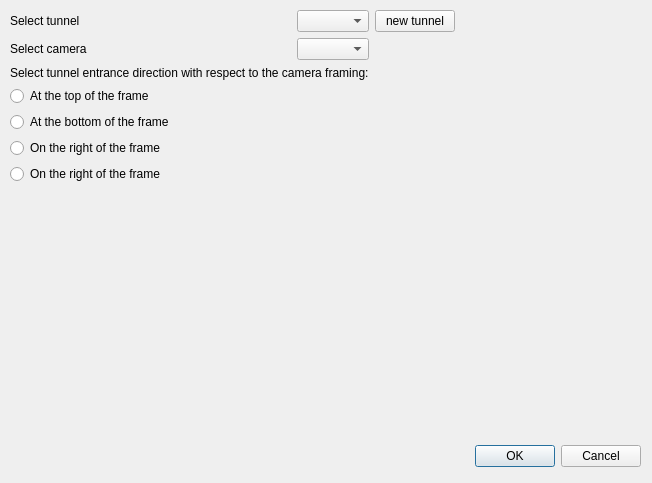
<?xml version="1.0" encoding="UTF-8"?>
<ui version="4.0">
 <class>DialogConfigureTunnelMode</class>
 <widget class="QDialog" name="DialogConfigureTunnelMode">
  <property name="geometry">
   <rect>
    <x>0</x>
    <y>0</y>
    <width>652</width>
    <height>483</height>
   </rect>
  </property>
  <property name="windowTitle">
   <string>Dialog</string>
  </property>
  <widget class="QDialogButtonBox" name="buttonBox">
   <property name="geometry">
    <rect>
     <x>10</x>
     <y>440</y>
     <width>631</width>
     <height>32</height>
    </rect>
   </property>
   <property name="orientation">
    <enum>Qt::Orientation::Horizontal</enum>
   </property>
   <property name="standardButtons">
    <set>QDialogButtonBox::StandardButton::Cancel|QDialogButtonBox::StandardButton::Ok</set>
   </property>
  </widget>
  <widget class="QWidget" name="gridLayoutWidget">
   <property name="geometry">
    <rect>
     <x>10</x>
     <y>10</y>
     <width>631</width>
     <height>431</height>
    </rect>
   </property>
   <layout class="QGridLayout" name="gridLayout_entrance_direction">
    <property name="sizeConstraint">
     <enum>QLayout::SizeConstraint::SetFixedSize</enum>
    </property>
    <item row="5" column="0">
     <widget class="QRadioButton" name="radioButton_bottom_frame">
      <property name="text">
       <string>At the bottom of the frame</string>
      </property>
      <attribute name="buttonGroup">
       <string notr="true">buttonGroup</string>
      </attribute>
     </widget>
    </item>
    <item row="5" column="1">
     <widget class="QLabel" name="label_2">
      <property name="text">
       <string/>
      </property>
      <property name="pixmap">
       <pixmap>../../img/in_down.png</pixmap>
      </property>
      <property name="scaledContents">
       <bool>true</bool>
      </property>
     </widget>
    </item>
    <item row="7" column="0">
     <widget class="QRadioButton" name="radioButton_left_frame">
      <property name="text">
       <string>On the right of the frame</string>
      </property>
      <attribute name="buttonGroup">
       <string notr="true">buttonGroup</string>
      </attribute>
     </widget>
    </item>
    <item row="1" column="2">
     <widget class="QPushButton" name="pushButton_new_tunnel">
      <property name="text">
       <string>new tunnel</string>
      </property>
     </widget>
    </item>
    <item row="1" column="0">
     <widget class="QLabel" name="label_7">
      <property name="text">
       <string>Select tunnel</string>
      </property>
     </widget>
    </item>
    <item row="2" column="0">
     <widget class="QLabel" name="label_8">
      <property name="text">
       <string>Select camera</string>
      </property>
     </widget>
    </item>
    <item row="4" column="0">
     <widget class="QRadioButton" name="radioButton_top_frame">
      <property name="text">
       <string>At the top of the frame</string>
      </property>
      <attribute name="buttonGroup">
       <string notr="true">buttonGroup</string>
      </attribute>
     </widget>
    </item>
    <item row="4" column="1">
     <widget class="QLabel" name="label">
      <property name="sizePolicy">
       <sizepolicy hsizetype="Fixed" vsizetype="Fixed">
        <horstretch>0</horstretch>
        <verstretch>0</verstretch>
       </sizepolicy>
      </property>
      <property name="text">
       <string/>
      </property>
      <property name="pixmap">
       <pixmap>../../img/in_up.png</pixmap>
      </property>
      <property name="scaledContents">
       <bool>true</bool>
      </property>
     </widget>
    </item>
    <item row="7" column="1">
     <widget class="QLabel" name="label_4">
      <property name="text">
       <string/>
      </property>
      <property name="pixmap">
       <pixmap>../../img/in_right.png</pixmap>
      </property>
      <property name="scaledContents">
       <bool>true</bool>
      </property>
     </widget>
    </item>
    <item row="2" column="1">
     <widget class="QComboBox" name="comboBox_camera"/>
    </item>
    <item row="1" column="1">
     <widget class="QComboBox" name="comboBox_tunnel"/>
    </item>
    <item row="6" column="1">
     <widget class="QLabel" name="label_3">
      <property name="text">
       <string/>
      </property>
      <property name="pixmap">
       <pixmap>../../img/in_left.png</pixmap>
      </property>
      <property name="scaledContents">
       <bool>true</bool>
      </property>
     </widget>
    </item>
    <item row="6" column="0">
     <widget class="QRadioButton" name="radioButton_right_frame">
      <property name="text">
       <string>On the right of the frame</string>
      </property>
      <attribute name="buttonGroup">
       <string notr="true">buttonGroup</string>
      </attribute>
     </widget>
    </item>
    <item row="3" column="0" colspan="2">
     <widget class="QLabel" name="label_6">
      <property name="text">
       <string>Select tunnel entrance direction with respect to the camera framing:</string>
      </property>
     </widget>
    </item>
   </layout>
  </widget>
 </widget>
 <resources/>
 <connections>
  <connection>
   <sender>buttonBox</sender>
   <signal>accepted()</signal>
   <receiver>DialogConfigureTunnelMode</receiver>
   <slot>accept()</slot>
   <hints>
    <hint type="sourcelabel">
     <x>248</x>
     <y>254</y>
    </hint>
    <hint type="destinationlabel">
     <x>157</x>
     <y>274</y>
    </hint>
   </hints>
  </connection>
  <connection>
   <sender>buttonBox</sender>
   <signal>rejected()</signal>
   <receiver>DialogConfigureTunnelMode</receiver>
   <slot>reject()</slot>
   <hints>
    <hint type="sourcelabel">
     <x>316</x>
     <y>260</y>
    </hint>
    <hint type="destinationlabel">
     <x>286</x>
     <y>274</y>
    </hint>
   </hints>
  </connection>
 </connections>
 <buttongroups>
  <buttongroup name="buttonGroup"/>
 </buttongroups>
</ui>
